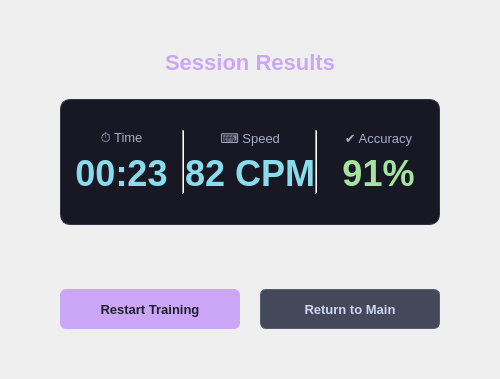
      <widget class="QWidget" name="pageResults">
       <layout class="QVBoxLayout" name="resultsLayout">
        <property name="spacing">
         <number>24</number>
        </property>
        <property name="leftMargin">
         <number>60</number>
        </property>
        <property name="topMargin">
         <number>50</number>
        </property>
        <property name="rightMargin">
         <number>60</number>
        </property>
        <property name="bottomMargin">
         <number>50</number>
        </property>
        <item>
         <widget class="QLabel" name="lblResultsTitle">
          <property name="styleSheet">
           <string>font-size: 22px; font-weight: bold; color: #cba6f7;</string>
          </property>
          <property name="text">
           <string>Session Results</string>
          </property>
          <property name="alignment">
           <set>Qt::AlignmentFlag::AlignHCenter</set>
          </property>
         </widget>
        </item>
        <item>
         <widget class="QFrame" name="resultsBlock">
          <property name="styleSheet">
           <string>QFrame#resultsBlock {
    background-color: #181825;
    border: 1px solid #313244;
    border-radius: 10px;
}
QFrame#resultsBlock QLabel { background: transparent; border: none; }</string>
          </property>
          <layout class="QHBoxLayout" name="resultsBlockLayout">
           <property name="spacing">
            <number>0</number>
           </property>
           <property name="leftMargin">
            <number>0</number>
           </property>
           <property name="topMargin">
            <number>30</number>
           </property>
           <property name="rightMargin">
            <number>0</number>
           </property>
           <property name="bottomMargin">
            <number>30</number>
           </property>
           <item>
            <layout class="QVBoxLayout" name="resultTimeLayout">
             <property name="spacing">
              <number>6</number>
             </property>
             <item>
              <widget class="QLabel" name="lblResultTimeIcon">
               <property name="styleSheet">
                <string>color: #a6adc8; font-size: 13px;</string>
               </property>
               <property name="text">
                <string>⏱ Time</string>
               </property>
               <property name="alignment">
                <set>Qt::AlignmentFlag::AlignHCenter</set>
               </property>
              </widget>
             </item>
             <item>
              <widget class="QLabel" name="lblResultTime">
               <property name="styleSheet">
                <string>font-size: 36px; font-weight: bold; color: #89dceb;</string>
               </property>
               <property name="text">
                <string>00:23</string>
               </property>
               <property name="alignment">
                <set>Qt::AlignmentFlag::AlignHCenter</set>
               </property>
              </widget>
             </item>
            </layout>
           </item>
           <item>
            <widget class="QFrame" name="resDivider1">
             <property name="styleSheet">
              <string>QFrame{color:#313244;}</string>
             </property>
             <property name="frameShape">
              <enum>QFrame::Shape::VLine</enum>
             </property>
             <property name="frameShadow">
              <enum>QFrame::Shadow::Sunken</enum>
             </property>
            </widget>
           </item>
           <item>
            <layout class="QVBoxLayout" name="resultSpeedLayout">
             <property name="spacing">
              <number>6</number>
             </property>
             <item>
              <widget class="QLabel" name="lblResultSpeedIcon">
               <property name="styleSheet">
                <string>color: #a6adc8; font-size: 13px;</string>
               </property>
               <property name="text">
                <string>⌨ Speed</string>
               </property>
               <property name="alignment">
                <set>Qt::AlignmentFlag::AlignHCenter</set>
               </property>
              </widget>
             </item>
             <item>
              <widget class="QLabel" name="lblResultSpeed">
               <property name="styleSheet">
                <string>font-size: 36px; font-weight: bold; color: #89dceb;</string>
               </property>
               <property name="text">
                <string>82 CPM</string>
               </property>
               <property name="alignment">
                <set>Qt::AlignmentFlag::AlignHCenter</set>
               </property>
              </widget>
             </item>
            </layout>
           </item>
           <item>
            <widget class="QFrame" name="resDivider2">
             <property name="styleSheet">
              <string>QFrame{color:#313244;}</string>
             </property>
             <property name="frameShape">
              <enum>QFrame::Shape::VLine</enum>
             </property>
             <property name="frameShadow">
              <enum>QFrame::Shadow::Sunken</enum>
             </property>
            </widget>
           </item>
           <item>
            <layout class="QVBoxLayout" name="resultAccuracyLayout">
             <property name="spacing">
              <number>6</number>
             </property>
             <item>
              <widget class="QLabel" name="lblResultAccuracyIcon">
               <property name="styleSheet">
                <string>color: #a6adc8; font-size: 13px;</string>
               </property>
               <property name="text">
                <string>✔ Accuracy</string>
               </property>
               <property name="alignment">
                <set>Qt::AlignmentFlag::AlignHCenter</set>
               </property>
              </widget>
             </item>
             <item>
              <widget class="QLabel" name="lblResultAccuracy">
               <property name="styleSheet">
                <string>font-size: 36px; font-weight: bold; color: #a6e3a1;</string>
               </property>
               <property name="text">
                <string>91%</string>
               </property>
               <property name="alignment">
                <set>Qt::AlignmentFlag::AlignHCenter</set>
               </property>
              </widget>
             </item>
            </layout>
           </item>
          </layout>
         </widget>
        </item>
        <item>
         <spacer name="resultsSpacer">
          <property name="orientation">
           <enum>Qt::Orientation::Vertical</enum>
          </property>
          <property name="sizeHint" stdset="0">
           <size>
            <width>20</width>
            <height>40</height>
           </size>
          </property>
         </spacer>
        </item>
        <item>
         <layout class="QHBoxLayout" name="resultsBtnsLayout">
          <property name="spacing">
           <number>20</number>
          </property>
          <item>
           <spacer>
            <property name="orientation">
             <enum>Qt::Orientation::Horizontal</enum>
            </property>
            <property name="sizeHint" stdset="0">
             <size>
              <width>0</width>
              <height>0</height>
             </size>
            </property>
           </spacer>
          </item>
          <item>
           <widget class="QPushButton" name="btnRestartTraining">
            <property name="minimumSize">
             <size>
              <width>180</width>
              <height>40</height>
             </size>
            </property>
            <property name="styleSheet">
             <string>QPushButton {
    background-color: #cba6f7; color: #1e1e2e;
    border: none; border-radius: 6px;
    font-size: 13px; font-weight: bold; padding: 8px 24px;
}
QPushButton:hover { background-color: #d0b4fe; }
QPushButton:pressed { background-color: #b893e8; }</string>
            </property>
            <property name="text">
             <string>Restart Training</string>
            </property>
           </widget>
          </item>
          <item>
           <widget class="QPushButton" name="btnReturnToMain">
            <property name="minimumSize">
             <size>
              <width>180</width>
              <height>40</height>
             </size>
            </property>
            <property name="styleSheet">
             <string>QPushButton {
    background-color: #45475a; color: #cdd6f4;
    border: 1px solid #585b70; border-radius: 6px;
    font-size: 13px; font-weight: bold; padding: 8px 24px;
}
QPushButton:hover { background-color: #585b70; }
QPushButton:pressed { background-color: #6c7086; }</string>
            </property>
            <property name="text">
             <string>Return to Main</string>
            </property>
           </widget>
          </item>
          <item>
           <spacer>
            <property name="orientation">
             <enum>Qt::Orientation::Horizontal</enum>
            </property>
            <property name="sizeHint" stdset="0">
             <size>
              <width>0</width>
              <height>0</height>
             </size>
            </property>
           </spacer>
          </item>
         </layout>
        </item>
       </layout>
      </widget>
